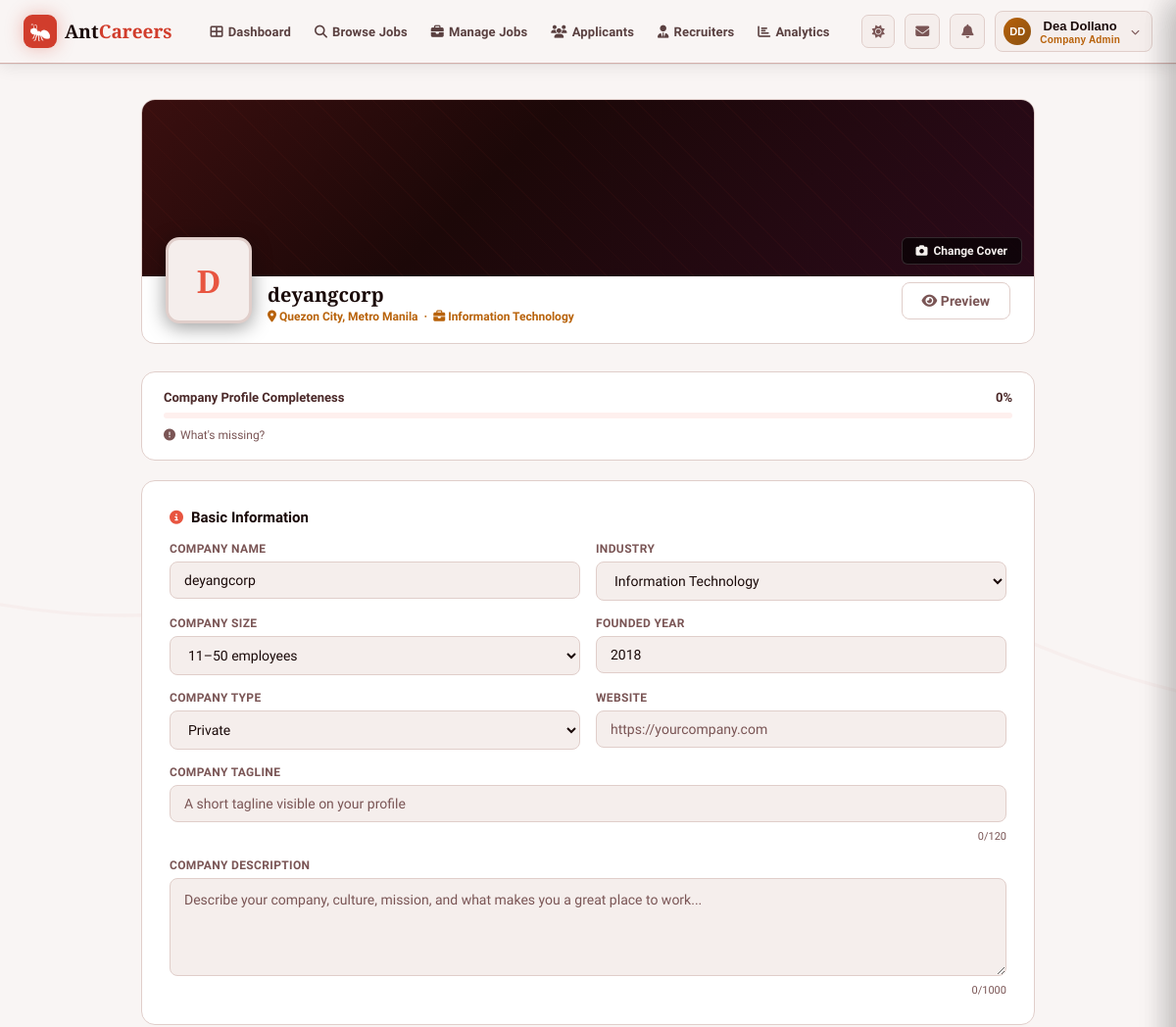
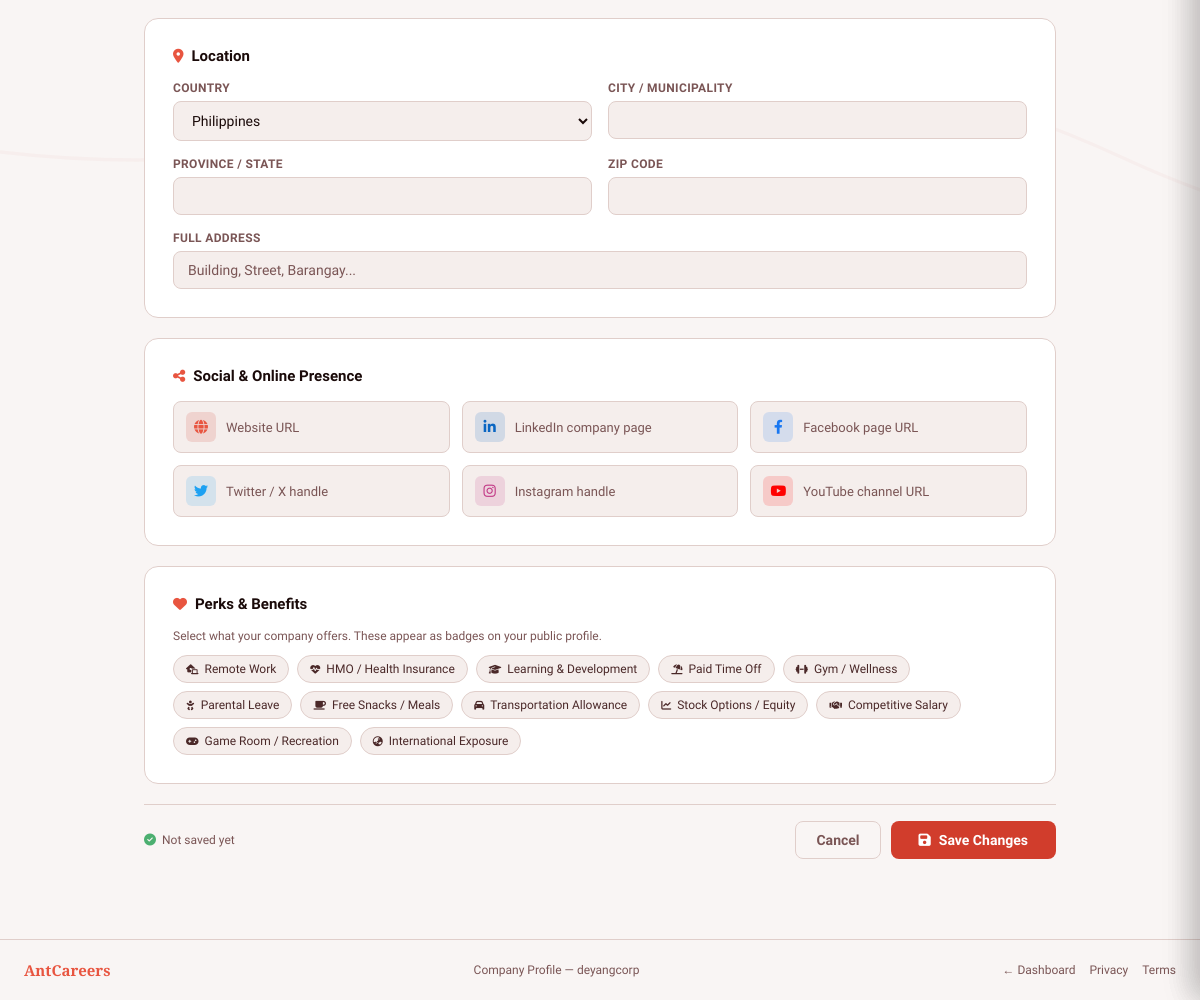
The page /employer/employer_companyProfile.php (signed in) on the database as committed earlier (2 pictures, top to bottom).
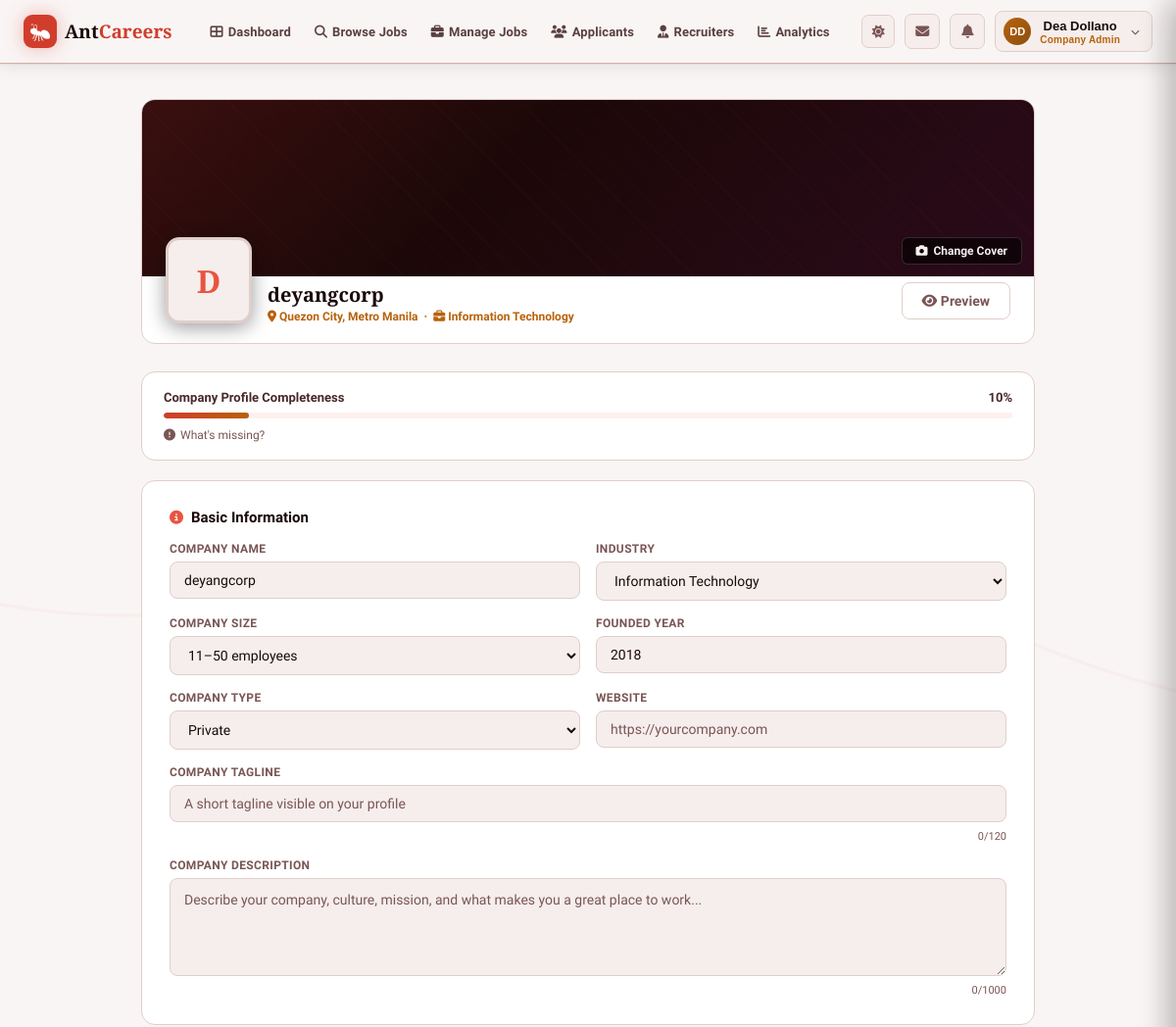
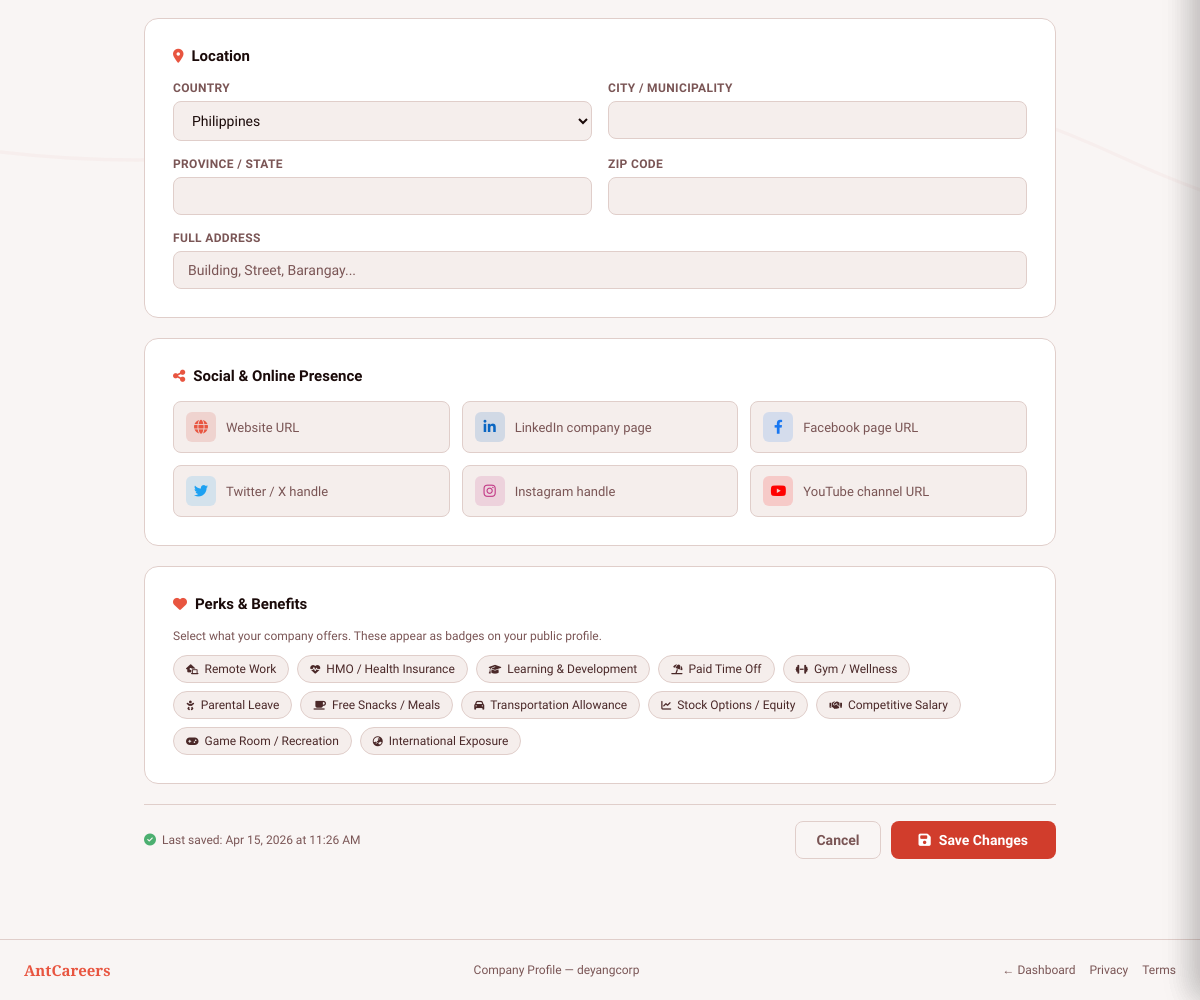
The same page on the database as committed later (2 pictures, top to bottom).
### tables this page shows
CREATE TABLE `company_profiles` (
  `id` int(10) UNSIGNED NOT NULL,
  `user_id` int(10) UNSIGNED NOT NULL,
  `company_name` varchar(150) NOT NULL DEFAULT '',
  `industry` varchar(100) DEFAULT NULL,
  `company_size` varchar(30) DEFAULT NULL,
  `company_type` varchar(50) DEFAULT NULL,
  `founded_year` year(4) DEFAULT NULL,
  `website` varchar(500) DEFAULT NULL,
  `location` varchar(100) DEFAULT NULL,
  `address_line` varchar(255) DEFAULT NULL,
  `province` varchar(100) DEFAULT NULL,
  `city` varchar(100) DEFAULT NULL,
  `country` varchar(100) DEFAULT NULL,
  `zip_code` varchar(20) DEFAULT NULL,
  `about` text DEFAULT NULL,
  `tagline` varchar(120) DEFAULT NULL,
  `contact_email` varchar(255) DEFAULT NULL,
  `contact_phone` varchar(30) DEFAULT NULL,
  `social_website` varchar(500) DEFAULT NULL,
  `social_linkedin` varchar(500) DEFAULT NULL,
  `social_facebook` varchar(500) DEFAULT NULL,
  `social_twitter` varchar(500) DEFAULT NULL,
  `social_instagram` varchar(500) DEFAULT NULL,
  `social_youtube` varchar(500) DEFAULT NULL,
  `perks` text DEFAULT NULL,
  `logo_path` varchar(500) DEFAULT NULL,
  `cover_path` varchar(500) DEFAULT NULL,
  `is_verified` tinyint(1) NOT NULL DEFAULT 0,
  `created_at` datetime NOT NULL DEFAULT current_timestamp(),
  `updated_at` datetime NOT NULL DEFAULT current_timestamp() ON UPDATE current_timestamp()
);

### includes/navbar_employer.php (called while the page is built, shortened)
<?php
$companyName = $companyName ?? 'Your Company';
?>

### includes/auth.php (called while the page is built, shortened)
<?php
function getUser(): array
{
    $fullName  = trim((string)($_SESSION['user_name'] ?? 'User'));
    $nameParts = preg_split('/\s+/', $fullName) ?: [];
    $firstName = $nameParts[0] ?? 'User';
    $initials = count($nameParts) >= 2
        ? strtoupper(substr($nameParts[0], 0, 1) . substr($nameParts[1], 0, 1))
        : strtoupper(substr($firstName, 0, 2));
    $avatarUrl = (string)($_SESSION['avatar_url'] ?? '');
    return [
        'id'          => (int)($_SESSION['user_id']    ?? 0),
        'fullName'    => $fullName,
        'firstName'   => $firstName,
        'initials'    => $initials,
        'email'       => (string)($_SESSION['user_email']   ?? ''),
        'role'        => (string)($_SESSION['account_type'] ?? ''),
        'companyName' => (string)($_SESSION['company_name'] ?? ''),
        'avatarUrl'   => $avatarUrl,
    ];
}

### employer/employer_companyProfile.php (the view, shortened to what the changed rows need)
<?php
require_once dirname(__DIR__) . '/includes/auth.php';
$user        = getUser();
$companyName = $user['companyName'] ?: 'Your Company';
$profileData = null;
try {
    $db = getDB();
    $pStmt = $db->prepare("SELECT * FROM company_profiles WHERE user_id = :uid LIMIT 1");
    $pStmt->execute([':uid' => (int)$_SESSION['user_id']]);
    $profileData = $pStmt->fetch(PDO::FETCH_ASSOC) ?: null;
} catch (Throwable $e) {
    error_log('[AntCareers] Load company profile: ' . $e->getMessage());
}
function pf(?array $p, string $key, string $default = ''): string {
    return htmlspecialchars((string)($p[$key] ?? $default), ENT_QUOTES, 'UTF-8');
}
$cpScore = 0;
$cpMissing = [];
$cpFields = [
    ['key'=>'company_name', 'label'=>'Company Name',   'pts'=>10],
    ['key'=>'industry',     'label'=>'Industry',        'pts'=>10],
    ['key'=>'company_size', 'label'=>'Company Size',    'pts'=>5],
    ['key'=>'company_type', 'label'=>'Company Type',    'pts'=>5],
    ['key'=>'founded_year', 'label'=>'Founded Year',    'pts'=>5],
    ['key'=>'website',      'label'=>'Website',         'pts'=>5],
    ['key'=>'tagline',      'label'=>'Tagline',         'pts'=>5],
    ['key'=>'about',        'label'=>'Description',     'pts'=>15],
    ['key'=>'city',         'label'=>'City',            'pts'=>5],
    ['key'=>'province',     'label'=>'Province/State',  'pts'=>5],
    ['key'=>'logo_path',    'label'=>'Company Logo',    'pts'=>10],
    ['key'=>'cover_path',   'label'=>'Cover Photo',     'pts'=>5],
    ['key'=>'social_linkedin','label'=>'LinkedIn',      'pts'=>5],
    ['key'=>'perks',        'label'=>'Perks & Benefits','pts'=>10],
];
foreach ($cpFields as $f) {
    $val = (string)($profileData[$f['key']] ?? '');
    if ($f['key'] === 'perks') {
        $decoded = json_decode($val, true);
        $filled = is_array($decoded) && count($decoded) > 0;
    } else {
        $filled = $val !== '';
    }
    if ($filled) {
        $cpScore += $f['pts'];
    } else {
        $cpMissing[] = $f['label'];
    }
}
$cpScore = min($cpScore, 100);
?>
<!DOCTYPE html>
<html lang="en">
<head>
  <link rel="stylesheet" href="https://cdnjs.cloudflare.com/ajax/libs/font-awesome/6.4.0/css/all.min.css">
<?php require_once dirname(__DIR__) . '/includes/navbar_employer.php'; ?>
<div class="page-shell anim">
  <div class="cover-section">
    <div class="cover-bottom">
      <div style="display:flex;align-items:flex-end;gap:16px;flex-wrap:wrap;">
        <div>
          <div class="cover-company-name" id="coverCompanyName"><?php echo htmlspecialchars($companyName, ENT_QUOTES, 'UTF-8'); ?></div>
          <div class="cover-company-sub" id="coverCompanySub"><i class="fas fa-map-marker-alt"></i> <?php echo pf($profileData,'city','Quezon City'); ?>, <?php echo pf($profileData,'province','Metro Manila'); ?> &nbsp;·&nbsp; <i class="fas fa-briefcase"></i> <?php echo pf($profileData,'industry','Information Technology'); ?></div>
        </div>
      </div>
    </div>
  </div>
  <div class="completeness-bar-wrap">
    <div class="completeness-label">
      <span>Company Profile Completeness</span>
      <span class="completeness-pct"><?php echo $cpScore; ?>%</span>
    </div>
    <div class="completeness-track"><div class="completeness-fill" style="width:<?php echo $cpScore; ?>%"></div></div>
  </div>
  <div class="form-card">
    <div class="form-grid">
      <div class="form-group">
        <label class="form-label">Company Name</label>
        <input class="form-input" type="text" value="<?php echo pf($profileData,'company_name',$companyName); ?>" id="companyName">
      </div>
      <div class="form-group">
        <label class="form-label">Founded Year</label>
        <input class="form-input" type="number" value="<?php echo pf($profileData,'founded_year','2018'); ?>" min="1900" max="2026" id="foundedYear">
      </div>
      <div class="form-group full">
        <div class="char-count"><span id="taglineCount"><?php echo mb_strlen((string)($profileData['tagline'] ?? '')); ?></span>/120</div>
      </div>
      <div class="form-group full">
        <div class="char-count"><span id="descCount"><?php echo mb_strlen((string)($profileData['about'] ?? '')); ?></span>/1000</div>
      </div>
    </div>
  </div>
  <div class="save-bar">
    <div class="save-info"><i class="fas fa-check-circle"></i> <?php
      if ($profileData && !empty($profileData['updated_at'])) {
          echo 'Last saved: ' . date('M j, Y \a\t g:i A', strtotime($profileData['updated_at']));
      } else {
          echo 'Not saved yet';
      }
    ?></div>
    <div style="display:flex;gap:10px;">
      <button class="btn-cancel" onclick="window.location.href='employer_dashboard.php?theme='+(document.body.classList.contains('light')?'light':'dark')">Cancel</button>
      <button class="btn-save" onclick="saveProfile()"><i class="fas fa-save"></i> Save Changes</button>
    </div>
  </div>
</div>
</body>
</html>

Rows that differ between the two databases and show on the page:
added company_profiles: city "Quezon City", province "Metro Manila", industry "Information Technology", company_name "deyangcorp", founded_year "2018", tagline "0", about "0", updated_at "Apr 15, 2026 at 11:26 AM"
Other text that changed with them:
$cpScore: "0" → "10"
pf($profileData,'city','Quezon City'): "Quezon City" → (not shown)
pf($profileData,'province','Metro Manila'): "Metro Manila" → (not shown)
pf($profileData,'industry','Information Technology'): "Information Technology" → (not shown)
form field pf: "deyangcorp" → (not shown)
form field pf: "2018" → (not shown)
mb_strlen((string)($profileData['tagline'] ?? '')): "0" → (not shown)
mb_strlen((string)($profileData['about'] ?? '')): "0" → (not shown)
text no longer shown: "Not saved yet"
text now shown: "Last saved:"
